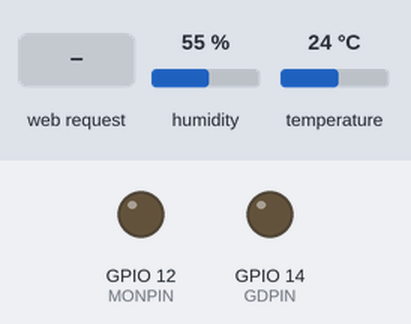
Bench run of a sketch on a simulated ESP8266 (NodeMCU). On the bench: output pins drawn as LEDs (lit = HIGH). Inputs (shaded band) come from the test bench; at power-on: humidity 55 %, temperature 24 °C. WiFi joins after 1.5 s; servers stay silent unless stated; storage starts empty; random numbers use the default seed unless the sketch sets one; what the sketch prints to the serial monitor is not drawn.

Above: at 0.1 s.
At 3.7 s:
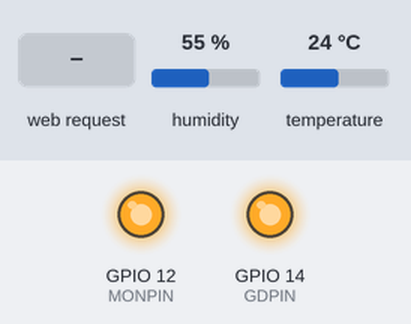
3.8 s: HTTP request GET /triggerGD received
At 4.4 s:
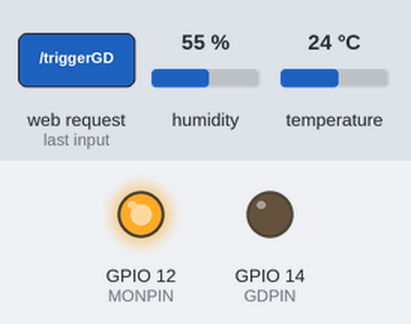
Timing chart, 0 to 6.8 s (numbered marks = the images above; inputs shaded):
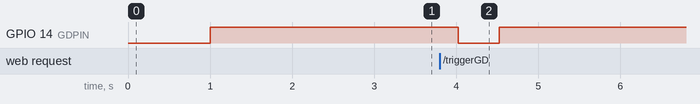

Measured:
- after the input at 3.8 s, GPIO 14 (GDPIN): HIGH → LOW after 0.22 s, → HIGH 0.50 s later

The sketch:

gd.dht.ino
```cpp
#include <ESP8266WiFi.h>
#include <ESP8266mDNS.h>
#include <ArduinoOTA.h>
#include <ESP8266WebServer.h>
#include <FS.h>   //Include File System Headers
#include <EMailSender.h> //include Gmail Sender Header
#include <DHT.h> //For Humidity/Temp Controller

#define GDPIN 14 //define the relay pin
#define MONPIN 12 //define the reedswitch monitor pin
#define DHTPIN 4     // what digital pin the DHT22 is conected to
#define DHTTYPE DHT22   // there are multiple kinds of DHT sensors, specify proper one here.

#define PASSLENGTH 16

DHT dht(DHTPIN, DHTTYPE);
const char* htmlfile = "/index.htm";

//WiFi Connection configuration
const char *ssid = "YOUR_2.4GHZ_SSID";
const char *password = "YOUR_SSID_PW";

//Random 16char String Generator for WebCam Session
char *alphabeth = "abcdefghijklmnopqrstuvwxyzABCDEFGHIJKLMNOPQRSTUVWXYZ0123456789";
const long alphabethLength = 62;//sizeof(alphabeth);
char pass[PASSLENGTH + 1]; //we add 1 extra for the NULL

//Auth Config Block for remote web access:
const char* www_username = "YOUR_USERNAME";
const char* www_password = "YOUR_ACCESS_PW";

String buf;
int timeSinceLastRead = 0;

ESP8266WebServer server(80);

//Sendmail function to alert you of trigger.
void sendEmail() {
  //Username to authenticate to SMTP
  EMailSender emailSend("youremail@gmail.com", "yourgmailpw");
  EMailSender::EMailMessage message;
  message.subject = "[gDoor] Triggered";
  message.message = "Your Garage Door was Triggered.";
  //Who are you sending to?
  EMailSender::Response resp = emailSend.send("recipientEmail@gmail.com", message);
  Serial.println("Sending status: ");
  Serial.println(resp.code);
  Serial.println(resp.desc);
  Serial.println(resp.status);
}

void triggerDoor() {
  if (server.authenticate(www_username, www_password)) {
    Serial.print("State of GPIO MONPIN: ");
    Serial.println(digitalRead(MONPIN));
    digitalWrite(GDPIN, LOW);
    delay(500);
    digitalWrite(GDPIN, HIGH);
    sendEmail();
    server.send(200, "text/plain", "Login OK");
  } else {
    return server.requestAuthentication();
  }
}

void handleRoot() {
  if (server.authenticate(www_username, www_password)) {
    //server.send(200, "text/plain", "Login OK");
    server.sendHeader("Location", "/index.htm", true);  //Redirect to our html web page
    server.send(302, "text/plain", "");
  } else {
    return server.requestAuthentication();
  }
}

void handleENV() {
  Serial.println(buf);
  server.send(200, "application/json", buf);
}

void handleWebRequests() {
  if (server.authenticate(www_username, www_password)) {
    if (loadFromSpiffs(server.uri())) return;
    String message = "File Not Detected\n\n";
    message += "URI: ";
    message += server.uri();
    message += "\nMethod: ";
    message += (server.method() == HTTP_GET) ? "GET" : "POST";
    message += "\nArguments: ";
    message += server.args();
    message += "\n";
    for (uint8_t i = 0; i < server.args(); i++) {
      message += " NAME:" + server.argName(i) + "\n VALUE:" + server.arg(i) + "\n";
    }
    server.send(404, "text/plain", message);
    Serial.println(message);
  }
}


void setup() {
  randomSeed(analogRead(0));    // Seed RNG

  //Setup Serial Reading for debugging:
  delay(1000);
  Serial.begin(115200);
  Serial.println();

  //Config GPIO
  digitalWrite(GDPIN, HIGH);
  digitalWrite(MONPIN, HIGH);
  pinMode(GDPIN, OUTPUT);
  pinMode(MONPIN, OUTPUT);
  dht.begin();
  //Initialize File System
  SPIFFS.begin();
  //SPIFFS.format();
  Serial.println("File System Initialized");

  //Connect to wifi Network
  WiFi.begin(ssid, password);     //Connect to your WiFi router
  Serial.println("");

  // Wait for connection
  while (WiFi.status() != WL_CONNECTED) {
    delay(500);
    Serial.print(".");
  }

  //If connection successful show IP address in serial monitor
  Serial.println("");
  Serial.print("Connected to ");
  Serial.println(ssid);
  Serial.print("IP address: ");
  Serial.println(WiFi.localIP());  //IP address assigned to your ESP

  ArduinoOTA.begin();

  //Initialize Webserver
  server.on("/", handleRoot);
  server.on("/getENV", handleENV); //Reads ENV function is called from out index.htm
  server.on("/triggerGD", triggerDoor); //Reads ADC function is called from out index.htm
  server.onNotFound(handleWebRequests); //Set setver all paths are not found so we can handle as per URI
  server.begin();
}


void loop() {
  server.handleClient();
  ArduinoOTA.handle();
  getData();
  delay(250);
  timeSinceLastRead += 100;
}

bool loadFromSpiffs(String path) {
  String dataType = "text/plain";
  if (path.endsWith("/")) path += "index.htm";

  if (path.endsWith(".src")) path = path.substring(0, path.lastIndexOf("."));
  else if (path.endsWith(".html")) dataType = "text/html";
  else if (path.endsWith(".htm")) dataType = "text/html";
  else if (path.endsWith(".css")) dataType = "text/css";
  else if (path.endsWith(".js")) dataType = "application/javascript";
  else if (path.endsWith(".png")) dataType = "image/png";
  else if (path.endsWith(".svg")) dataType = "image/svg+xml";
  else if (path.endsWith(".gif")) dataType = "image/gif";
  else if (path.endsWith(".jpg")) dataType = "image/jpeg";
  else if (path.endsWith(".ico")) dataType = "image/x-icon";
  else if (path.endsWith(".xml")) dataType = "text/xml";
  else if (path.endsWith(".pdf")) dataType = "application/pdf";
  else if (path.endsWith(".zip")) dataType = "application/zip";
  else if (path.endsWith(".ttf")) dataType = "application/octet-stream";
  File dataFile = SPIFFS.open(path.c_str(), "r");
  if (server.hasArg("download")) dataType = "application/octet-stream";
  if (server.streamFile(dataFile, dataType) != dataFile.size()) {
  }

  dataFile.close();
  return true;
}

void getData() {
  String d00rstate;
  int d00r = digitalRead(MONPIN);
  if (d00r == 1) {
    d00rstate = "Open";
  } else {
    d00rstate = "Closed";
  }

  if (timeSinceLastRead > 2000) {
    float h = dht.readHumidity();
    // Read temperature as Celsius (the default)
    float t = dht.readTemperature();
    // Read temperature as Fahrenheit (isFahrenheit = true)
    float f = dht.readTemperature(true);

    // Check if any reads failed and exit early (to try again).
    if (isnan(h) || isnan(t) || isnan(f)) {
      Serial.println("Failed to read from DHT sensor!");
      timeSinceLastRead = 0;
      return;
    }

    // Compute heat index in Fahrenheit (the default)
    float hif = dht.computeHeatIndex(f, h);
    // Compute heat index in Celsius (isFahreheit = false)
    float hic = dht.computeHeatIndex(t, h, false);

    for (int n = 0; n < PASSLENGTH; n++) {
      pass[n] = alphabeth[random(0, alphabethLength)];
    }
    pass[PASSLENGTH] = '\0';


    buf = "\{\n";
    buf += F("\"temperatureF\":\"");
    buf += String(f, 2);
    buf += F("\",\n");

    buf += F("\"humidity\":\"");
    buf += String(h, 2);
    buf += F("\",\n");

    buf += F("\"heat_index\":\"");
    buf += String(hif, 2);
    buf += F("\",\n");

    buf += F("\"door_state\":\"");
    buf += d00rstate;
    buf += F("\",\n");

    buf += F("\"session\":\"");
    buf += pass;

    buf += F("\"\n\}\n");
    timeSinceLastRead = 0;
  }
}
```
